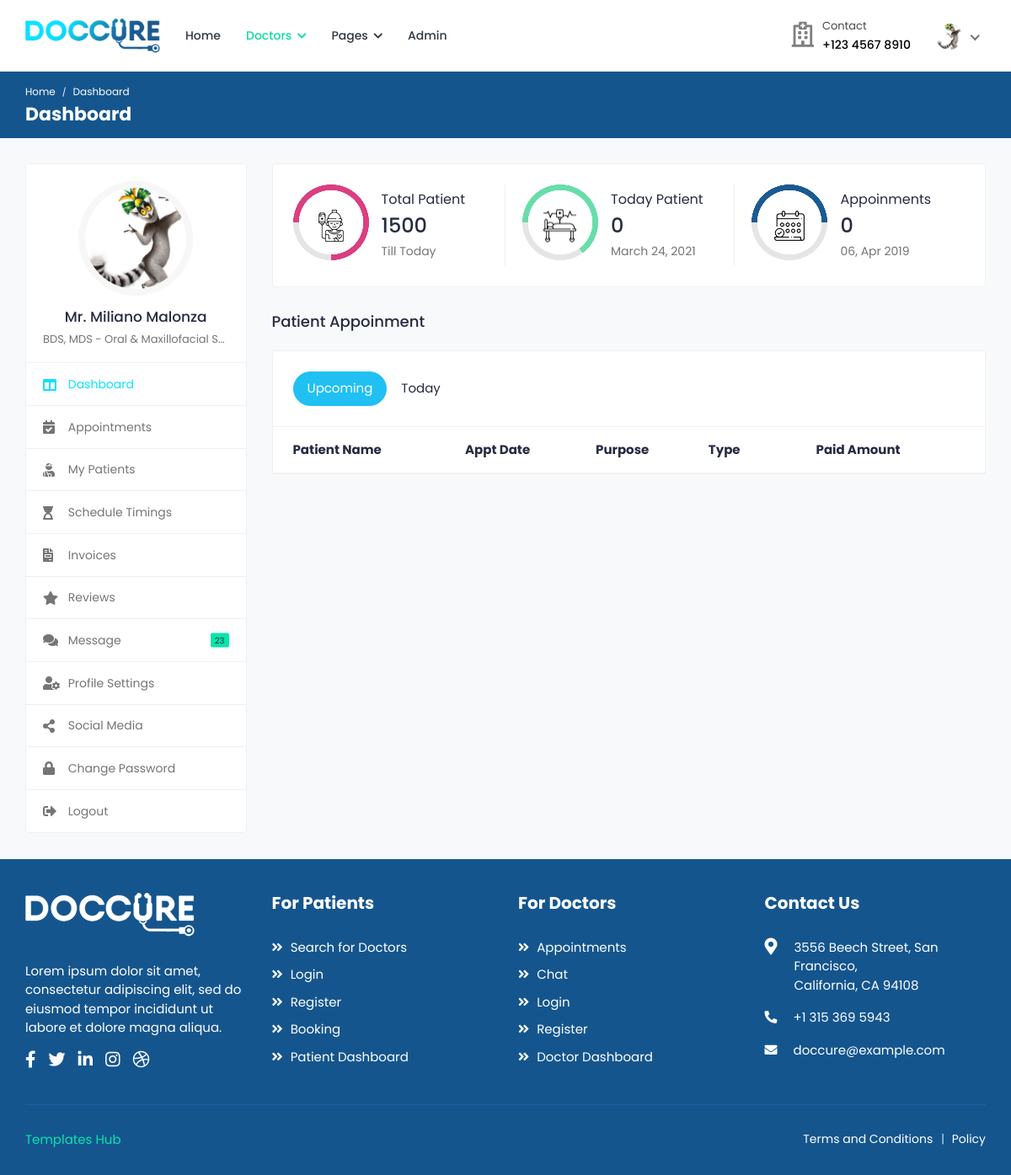
Page /doctors/ (signed in) on the earlier database version.
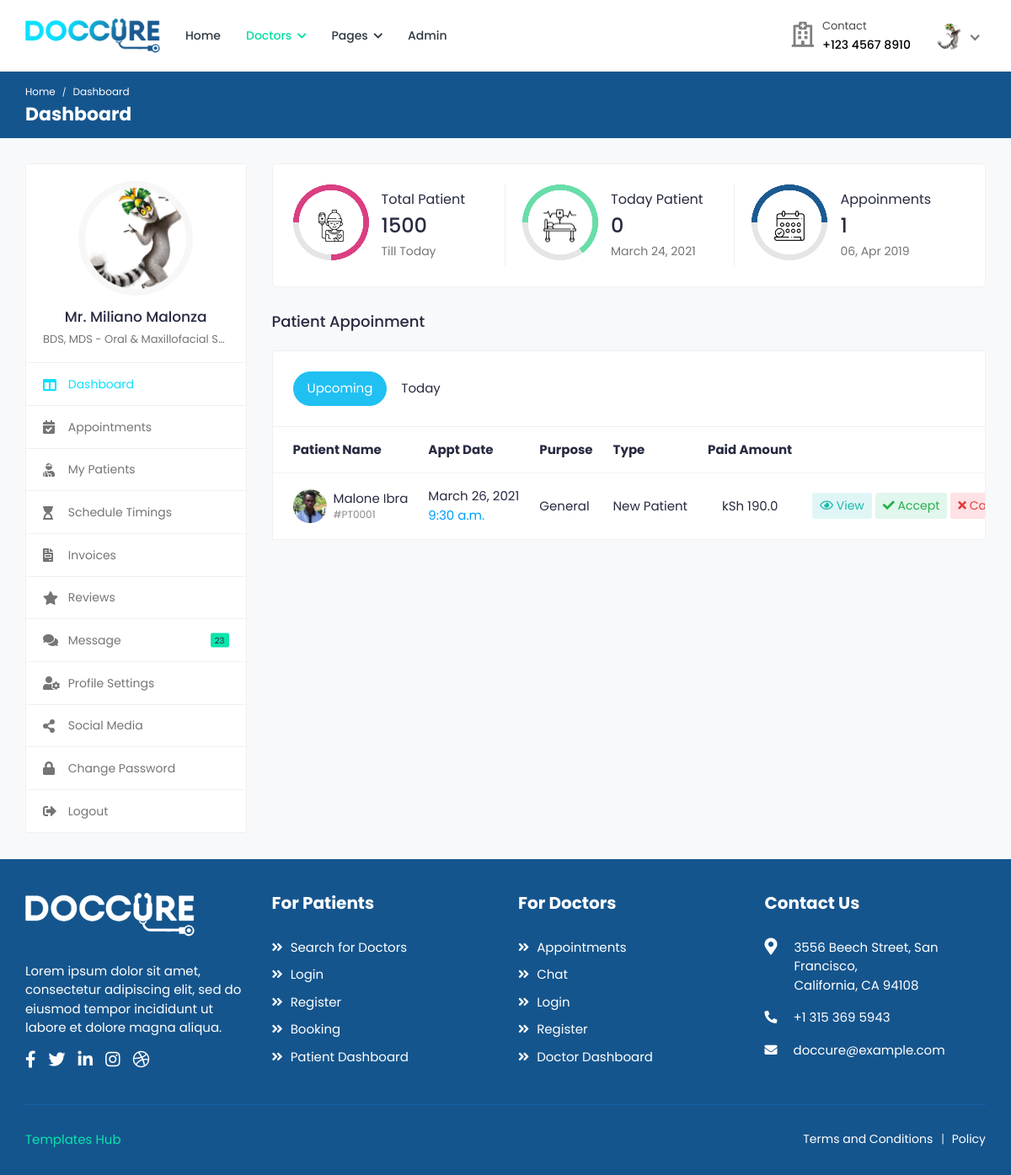
Same page on the later database version.
### patients/models.py (models this page shows, shortened)
class Appointment(models.Model):
	doctor = models.ForeignKey(Doctor, on_delete=models.CASCADE)
	patient = models.ForeignKey(Patient, on_delete=models.CASCADE)
	purpose = models.CharField('Purpose', max_length=50)
	category = models.CharField('Type', max_length=50)
	amount = models.FloatField('Amount', default=0.00)
	status = models.CharField('Status', max_length=50)
	date = models.DateTimeField('Appointment Date', auto_now_add=True)
	booking_date = models.DateTimeField('Booking Date')
	follow_up_date = models.DateTimeField('Follow Up', null=True)
	def new_patient(self):
		appointments = Appointment.objects.filter(doctor=self.doctor.id, patient=self.patient.id)
		if appointments.count()>1:
			return "Old Patient"
		else:
			return "New Patient"

class Patient(models.Model):
	user = models.OneToOneField(User, on_delete=models.CASCADE)
	image = models.ImageField('Profile Image', upload_to='Image/Patient/Profile/',
		max_length=500, default='dummy.png')
	first_name = models.CharField('First Name', max_length=50)
	second_name = models.CharField('Second Name', max_length=50)
	d_o_b = models.DateField('Date Of Birth')
	gender = models.CharField('Gender', max_length=10)
	email = models.CharField('Email', max_length=50)
	phone_no = models.CharField('Phone Number', max_length=20)
	blood_group = models.CharField('Blood Group', max_length=5)
	country = models.CharField('Country', max_length=50)
	county = models.CharField('County', max_length=50)
	town = models.CharField('Town', max_length=50)
	street_lane = models.CharField('Street/Lane', max_length=50)
	def __str__(self):
		return self.first_name +' '+self.second_name

### doctors/models.py (models this page shows, shortened)
class Doctor(models.Model):
	user = models.OneToOneField(User, on_delete=models.CASCADE)
	image = models.ImageField('Profile Image', upload_to='Image/Doctors',
		max_length=500, default='dummy.png')
	first_name = models.CharField('First Name', max_length=50)
	second_name =  models.CharField('Second Name', max_length=50)
	title = models.CharField('Title', max_length=200, default='Dr.')
	phone_no = models.CharField('Phone Number', max_length=50)
	email = models.EmailField('Email', max_length=250)
	gender = models.CharField('Gender', max_length=10)
	d_o_b = models.DateField('Date of Birth', blank=True)
	biography = models.CharField('Biography', max_length=1000, blank=True)
	address_line1 = models.CharField('Address Line 1', max_length=200, blank=True)
	address_line2 = models.CharField('Address Line 2', max_length=200, blank=True)
	country = models.CharField('Country', max_length=100, blank=True)
	county = models.CharField('County', max_length=100, blank=True)
	town = models.CharField('Town', max_length=100, blank=True)
	pricing =  models.FloatField('Amount', default=0.00)
	services = models.CharField('Services', max_length=1000, blank=True)
	specialization = models.CharField('Specialization', max_length=1000, blank=True)
	clinic = models.CharField('Clinic', max_length=100, blank=True)
	clinic_address = models.CharField('Clinic Address', max_length=100, blank=True)
	speciality = models.OneToOneField(Speciality, on_delete=models.CASCADE)
	''' user, image, first_name, second_name, title, phone_no, email, gender, d_o_b, biography,
	address_line1, address_line2, country, county, town, pricing, services, specialization, clinic,
	clinic_address, speciality'''

### doctors/views.py (the view)
# urls.py: path('', views.doctor_dashboard, name='doctor-dashboard'),
@login_required(login_url='/login/')
@user_passes_test(check_doctor, login_url='/login/')
@user_passes_test(check_settings, login_url='/doctors/profile-settings/')
def doctor_dashboard(request):
	profile = Doctor.objects.get(user=request.user.id)
	appointments = Appointment.objects.filter(doctor=profile.id)
	upcoming_appointments = appointments.filter(booking_date__gte=dt.date.today())
	today_appointments = appointments.filter(status='ACCEPTTED', booking_date__date=dt.date.today())
	return render(request, 'doctors/doctor-dashboard.html', {"profile": profile, "appointments": appointments,
		"upcoming_appointments": upcoming_appointments, "today_appointments": today_appointments})

### doctors/views.py (called while the page is built)
def check_doctor(user):
	group = user.groups.get()
	return group.name=='doctors_group'

def check_settings(user):
	profile = Doctor.objects.filter(user=user.id)
	return profile.count()>=1

### doctors/templates/doctors/doctor-dashboard.html (shortened to what the changed rows need)
{% extends "doctors/base.html" %}
{% load static %}
{% block breadcrumb1 %}Dashboard{% endblock %}
{% block content %}
<div class="col-md-7 col-lg-8 col-xl-9">
	<div class="row">
		<div class="col-md-12">
			<div class="card dash-card">
				<div class="card-body">
					<div class="row">
						<div class="col-md-12 col-lg-4">
							<div class="dash-widget">
								<div class="dash-widget-info">
									<h6>Appoinments</h6>
									<h3>{{appointments.count}}</h3>
									<p class="text-muted">06, Apr 2019</p>
								</div>
							</div>
						</div>
					</div>
				</div>
			</div>
		</div>
	</div>
	<div class="row">
		<div class="col-md-12">
			<div class="appointment-tab">
				<div class="tab-content">
					<div class="tab-pane show active" id="upcoming-appointments">
						<div class="card card-table mb-0">
							<div class="card-body">
								<div class="table-responsive">
									<table class="table table-hover table-center mb-0">
										<thead>
											<tr>
												<th>Patient Name</th>
												<th>Appt Date</th>
												<th>Purpose</th>
												<th>Type</th>
												<th class="text-center">Paid Amount</th>
												<th></th>
											</tr>
										</thead>
										<tbody>
										{% for appointment in upcoming_appointments %}
											<tr>
												<td>
													<h2 class="table-avatar">
														<a href="{% url 'patient-profile' appointment.patient|slugify appointment.patient.id %}" class="avatar avatar-sm mr-2"><img class="avatar-img rounded-circle" src="{{appointment.patient.image.url}}" alt="User Image"></a>
														<a href="{% url 'patient-profile' appointment.patient|slugify appointment.patient.id %}">{{appointment.patient.first_name}} {{appointment.patient.second_name}} <span>#PT000{{appointment.patient.id}}</span></a>
													</h2>
												</td>
												<td>{{appointment.booking_date.date}} <span class="d-block text-info">{{appointment.booking_date.time}}</span></td>
												<td>{{appointment.purpose}}</td>
												<td>{{appointment.new_patient}}</td>
												<td class="text-center">kSh {{appointment.amount}}</td>
												<td class="text-right">
													<div class="table-action">
														<a href="javascript:void(0);" class="btn btn-sm bg-info-light" data-toggle="modal" data-target="#appt{{appointment.id}}_details">
															<i class="far fa-eye"></i> View
														</a>
													{% if appointment.status == 'WAIT' %}
														<a href="{% url 'appointment-accept' appointment.purpose|slugify appointment.id %}" class="btn btn-sm bg-success-light ajax-link">
															<i class="fas fa-check"></i> Accept
														</a>
														<a href="{% url 'appointment-cancel' appointment.purpose|slugify appointment.id %}" class="btn btn-sm bg-danger-light ajax-link">
															<i class="fas fa-times"></i> Cancel
														</a>
													{% endif %}
													</div>
												</td>
											</tr>
										{% endfor %}
										</tbody>
									</table>
								</div>
							</div>
						</div>
					</div>
				</div>
			</div>
		</div>
	</div>
</div>
{% endblock %}

Differences in the rows shown:
added Appointment: patient.image (picture), patient.first_name "Malone", patient.second_name "Ibra", patient.id "1", booking_date "March 26, 2021", booking_date.time "9:30 a.m.", purpose "General", new_patient "New Patient", amount "190.0", status "WAIT" (drawn)
Other differences:
{{ appointments.count }}: "0" → "1"
